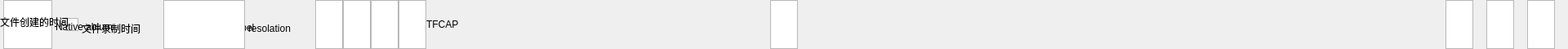
<?xml version="1.0" encoding="UTF-8"?>
<ui version="4.0">
 <class>StatusBarWindow</class>
 <widget class="QDialog" name="StatusBarWindow">
  <property name="geometry">
   <rect>
    <x>0</x>
    <y>0</y>
    <width>1920</width>
    <height>60</height>
   </rect>
  </property>
  <property name="windowTitle">
   <string>StatusBarWindow</string>
  </property>
    <widget class="QGraphicsView" name="status_icon">
      <property name="geometry">
          <rect>
              <x>4</x>
              <y>0</y>
              <width>60</width>
              <height>60</height>
          </rect>
      </property>
  </widget>  
    <widget class="QGraphicsView" name="rec_hint_icon">
      <property name="geometry">
          <rect>
              <x>80</x>
              <y>22</y>
              <width>16</width>
              <height>16</height>
          </rect>
      </property>
  </widget>
  <widget class="QLabel" name="rec_time_label">
	<property name="geometry">
	<rect>
	<x>100</x>
	<y>18</y>
	<width>100</width>
	<height>33</height>
	</rect>
	</property>
	<property name="text">
	<string>文件录制时间</string>
	</property>
	</widget> 
  <widget class="QLabel" name="file_create_time_label">
	<property name="geometry">
	<rect>
	<x>0</x>
	<y>10</y>
	<width>250</width>
	<height>33</height>
	</rect>
	</property>
	<property name="text">
	<string>文件创建的时间</string>
	</property>
  </widget> 
  <widget class="QLabel" name="time_label">
	<property name="geometry">
	<rect>
	<x>420</x>
	<y>60</y>
	<width>210</width>
	<height>60</height>
	</rect>
	</property>
	<property name="text">
	<string>显示系统时间</string>
	</property>
  </widget>
  <widget class="QGraphicsView" name="looprec_icon">
   <property name="geometry">
    <rect>
     <x>943</x>
     <y>0</y>
     <width>34</width>
     <height>60</height>
    </rect>
   </property>
   </widget>
   <widget class="QGraphicsView" name="lock_icon">
   <property name="geometry">
    <rect>
     <x>386</x>
     <y>0</y>
     <width>34</width>
     <height>60</height>
    </rect>
   </property>
   </widget>
  <widget class="QGraphicsView" name="wifi_icon">
   <property name="geometry">
    <rect>
     <x>420</x>
     <y>0</y>
     <width>34</width>
     <height>60</height>
    </rect>
   </property>
   </widget>
  <widget class="QGraphicsView" name="adas_icon">
   <property name="geometry">
    <rect>
     <x>454</x>
     <y>0</y>
     <width>34</width>
     <height>60</height>
    </rect>
   </property>
   </widget>
   <widget class="QGraphicsView" name="awmd_icon">
   <property name="geometry">
    <rect>
     <x>420</x>
     <y>0</y>
     <width>34</width>
     <height>60</height>
    </rect>
   </property>
   </widget>
   <widget class="QGraphicsView" name="park_icon">
   <property name="geometry">
    <rect>
     <x>454</x>
     <y>0</y>
     <width>34</width>
     <height>60</height>
    </rect>
   </property>
   </widget>
  <widget class="QGraphicsView" name="gps_icon">
   <property name="geometry">
    <rect>
     <x>488</x>
     <y>0</y>
     <width>34</width>
     <height>60</height>
    </rect>
   </property>
   </widget>
  <widget class="QLabel" name="tfcap_label">
   <property name="geometry">
    <rect>
     <x>522</x>
     <y>0</y>
     <width>80</width>
     <height>60</height>
    </rect>
   </property>
   <property name="text">
    <string>TFCAP</string>
   </property>
  </widget>
  <widget class="QGraphicsView" name="tf_icon">
   <property name="geometry">
    <rect>
     <x>1770</x>
     <y>0</y>
     <width>34</width>
     <height>60</height>
    </rect>
   </property>
  </widget>
   <widget class="QGraphicsView" name="voice_icon">
   <property name="geometry">
    <rect>
     <x>1820</x>
     <y>0</y>
     <width>34</width>
     <height>60</height>
    </rect>
   </property>
  </widget>
  <widget class="QGraphicsView" name="battery_icon">
   <property name="geometry">
    <rect>
     <x>1870</x>
     <y>0</y>
     <width>34</width>
     <height>60</height>
    </rect>
   </property>
  </widget>
  <widget class="QLabel" name="fileinfo_total">
   <property name="geometry">
     <rect>
     <x>260</x>
     <y>14</y>
     <width>100</width>
     <height>40</height>
    </rect>
   </property>
   <property name="text">
    <string>TextLabel</string>
   </property>
   <property name="alignment">
    <set>Qt::AlignLeading|Qt::AlignLeft|Qt::AlignVCenter</set>
   </property>
  </widget>
     <widget class="QLabel" name="playback_label">
   <property name="geometry">
    <rect>
     <x>68</x>
     <y>10</y>
     <width>128</width>
     <height>45</height>
    </rect>
   </property>
   <property name="text">
    <string>Native ablum</string>
   </property>
  </widget>  
  <widget class="QGraphicsView" name="resolation_icon">
   <property name="geometry">
    <rect>
     <x>200</x>
     <y>0</y>
     <width>100</width>
     <height>60</height>
    </rect>
   </property>
  </widget>
  <widget class="QLabel" name="tfleft_label">
   <property name="geometry">
    <rect>
     <x>304</x>
     <y>10</y>
     <width>240</width>
     <height>50</height>
    </rect>
   </property>
   <property name="text">
    <string>resolation</string>
   </property>
   <property name="scaledContents">
    <bool>false</bool>
   </property>
  </widget>
  
 </widget>
 <resources/>
 <connections/>
</ui>
